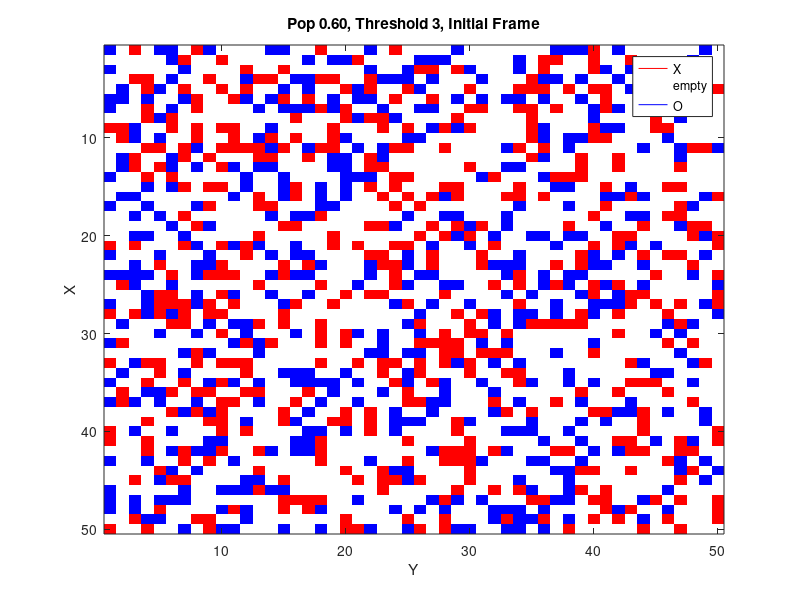

The MATLAB source for this figure: (Note: a time limit stopped this script after it produced the figure.)
function [] = schelling()
    clc;
    clear;
    close all;

    thresholds = [3, 4]; % update as necessary
    popPers = [0.6, 0.8]; % update as necessary
    simluations = size(thresholds, 2) ^ size(popPers, 2);

    parfor sim = 1:simluations
        popPer = popPers(ceil(sim / size(thresholds, 2)));
        threshold = thresholds(mod(sim - 1, size(thresholds, 2)) + 1);

        % Initialize grid
        grid = initGrid(popPer);

        % Save and display First Grid
        figure
        displayGrid(grid, sprintf('Pop %0.2f, Threshold %d, Initial Frame', popPer, threshold))
        saveas(gcf, sprintf('Pop%0.2f_Threshold%d_Initial.png', popPer, threshold));

        mainModel(grid, popPer, threshold);
    end

end

function grid = initGrid(populationPercentage)
    % we want, X(1) and O(-1) to take 20% each of the grid
    % and blank space(0) remaining 60%
    % reducing these numbers we can say that out of 5 entries we want
    % three empty space(0), one X(1) and one O(-1)
    if populationPercentage == 0.6
        ratio = [0 0 0 -1 1]; % Proportion of the grid divided as per members
    elseif populationPercentage == 0.8
        ratio = [0 -1 -1 1 1]; % Proportion of the grid divided as per members
    end

    temp = repmat(ratio, 1, 500); % randomly repeat this for 500 times
    temp = temp(randperm(numel(temp))); % Jumble up those entries
    grid = reshape(temp, [50, 50]);
end

function [] = displayGrid(currGrid, titleString)
    imagesc(currGrid)
    cmap = flag(3);
    colormap(cmap);
    hold on
    entry = line(ones(3), ones(3));
    set(entry, {'color'}, mat2cell(cmap, ones(1, 3), 3));
    legend('X', 'empty', 'O')
    title(titleString)
    xlabel('Y')
    ylabel('X')
    hold off
end

function [] = mainModel(grid, popPer, threshold)
    %gridSatisfactionFlag = false;
    iterations = 1;
    maxIterations = 1000;
    imgSaveItr = 100;
    %     while (gridSatisfactionFlag == false)
    while (iterations <= maxIterations)
        disp(sprintf('Population Percentage %0.2f, Threshold %d, Iteration %d', popPer, threshold, iterations))
        grid = mainShifting(grid, threshold);

        if iterations == 1 || (mod(iterations, imgSaveItr) == 0) || iterations == maxIterations
            h = figure;
            displayGrid(grid, sprintf('Population Percentage %0.2f, Threshold %d, Iteration %d', popPer, threshold, iterations))
            saveas(h, sprintf('Pop%0.2f_Threshold%d_Iteration%d.png', popPer, threshold, iterations));
        end

        iterations = iterations + 1;
    end

end

function grid = mainShifting(grid, threshold)
    x = 1;
    y = 2;
    unhappyLocations = getAllUnhappy(grid, threshold);

    for unhappyIndex = 1:length(unhappyLocations)
        currSadAgentLoc = unhappyLocations(unhappyIndex, :);
        currSadAgentVal = grid(currSadAgentLoc(x), currSadAgentLoc(y));
        closestValidPoint = getClosestNewValidPoint(currSadAgentVal, currSadAgentLoc, grid, threshold);
        grid = swapPoints(currSadAgentLoc, closestValidPoint, grid);
    end

end

function unHappy = getAllUnhappy(currGrid, threshold)
    unHappy = [];
    gridSize = size(currGrid);

    for x = 1:gridSize(1)

        for y = 1:gridSize(2)
            currentCellValue = currGrid(x, y);
            location = [x, y];

            if not(isValid(currentCellValue, location, currGrid, threshold))
                unHappy = [unHappy; x, y];
            end

        end

    end

end

% Returns a list of empty points in the grid
function emptyCells = getAllEmptyCells(currGrid)
    emptyCells = [];
    EMPTY = 0;
    gridSize = size(currGrid);

    for x = 1:gridSize(1)

        for y = 1:gridSize(2)
            currentCellValue = currGrid(x, y);

            if currentCellValue == EMPTY
                emptyCells = [emptyCells; x, y];
            end

        end

    end

end

% Returns a list of neighbors of 8 indices for a given location
function neighborLocations = getNeighborLocations(loc, currGrid)
    neighborLocations = [];
    x = loc(1);
    y = loc(2);
    gridSize = size(currGrid);

    % Right side
    if x < gridSize(1)
        neighborLocations = [neighborLocations; x + 1, y];

        % Top right
        if y > 1
            neighborLocations = [neighborLocations; x + 1, y - 1];
        end

        % Bottom right
        if y < gridSize(2)
            neighborLocations = [neighborLocations; x + 1, y + 1];
        end

    end

    % Bottom side
    if y < gridSize(2)
        neighborLocations = [neighborLocations; x, y + 1];
    end

    % Left side
    if x > 1
        neighborLocations = [neighborLocations; x - 1, y];

        % Top left
        if y > 1
            neighborLocations = [neighborLocations; x - 1, y - 1];
        end

        % Bottom left
        if y < gridSize(2)
            neighborLocations = [neighborLocations; x - 1, y + 1];
        end

    end

    % Top side
    if y > 1
        neighborLocations = [neighborLocations; x, y - 1];
    end

end

% Returns a list of empty points sorted by distance from the current point
function distanceAndPoints = closestEmptyPoints(currPoint, grid)
    emptyList = getAllEmptyCells(grid);
    distance = [];

    for index = 1:length(emptyList)
        emptyPoint = emptyList(index, :);
        distance = [distance; getChebyshevDistance(currPoint(1), currPoint(2), emptyPoint(1), emptyPoint(2))];
    end

    distanceAndPoints = [distance emptyList];
    distanceAndPoints = sortrows(distanceAndPoints);
end

% Returns the Chebyshev distance between two points
% This is the minimum number of moves a King needs to make to reach the destination
function dist = getChebyshevDistance(x1, y1, x2, y2)
    dist = max([abs(x2 - x1) abs(y2 - y1)]);
end

function validPoint = getClosestNewValidPoint(currAgentVal, currAgentLoc, currGrid, threshold)
    found = false;
    sortedDistList = closestEmptyPoints([currAgentLoc(1), currAgentLoc(2)], currGrid);

    % Loop through the distance list to find a valid point
    for index = 1:length(sortedDistList)

        % Get the X and Y values of the current empty location
        currEmptyLoc = sortedDistList(index, 2:3);

        % Check if the current empty location is valid
        if isValid(currAgentVal, currEmptyLoc, currGrid, threshold)
            % Found a valid point
            found = true;
            validPoint = currEmptyLoc;
            break
        end

    end

    if found == false
        % Unable to find a new valid point
        validPoint = currAgentLoc;
    end

end

% Check if a given cells neighbors are similar to a given value
function validity = isValid(val, loc, currGrid, threshold)

    % If the value is 0, it is always valid
    if val == 0
        validity = true;
        return
    end

    sameNeighbor = 0;
    validity = false;
    neighbors = getNeighborLocations(loc, currGrid);

    for indexNumber = 1:length(neighbors)
        currNeighborLoc = neighbors(indexNumber, :);

        if val == currGrid(currNeighborLoc(1), currNeighborLoc(2))
            sameNeighbor = sameNeighbor + 1;
        end

    end

    if sameNeighbor >= threshold
        validity = true;
    end

end

% Swaps two points (P1 and P2) in the grid and returns the new grid
function newGrid = swapPoints(P1, P2, currGrid)
    % Save a copy of point 2
    temp = currGrid(P2(1), P2(2));

    % Overwrite point 2 with point 1
    currGrid(P2(1), P2(2)) = currGrid(P1(1), P1(2));

    % Overwrite point 1 with the saved copy of point 2
    currGrid(P1(1), P1(2)) = temp;
    newGrid = currGrid;
end
